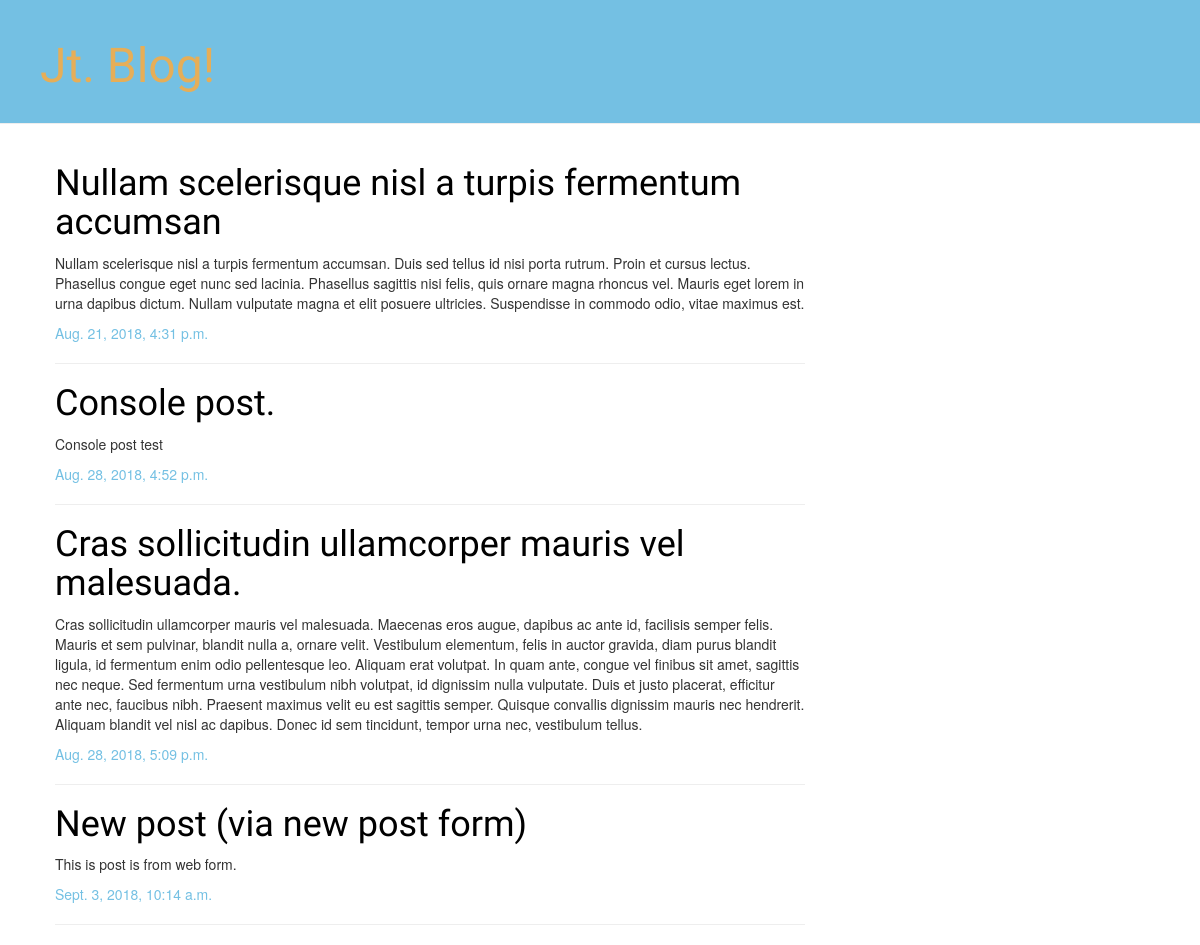
The app's page /, older data.
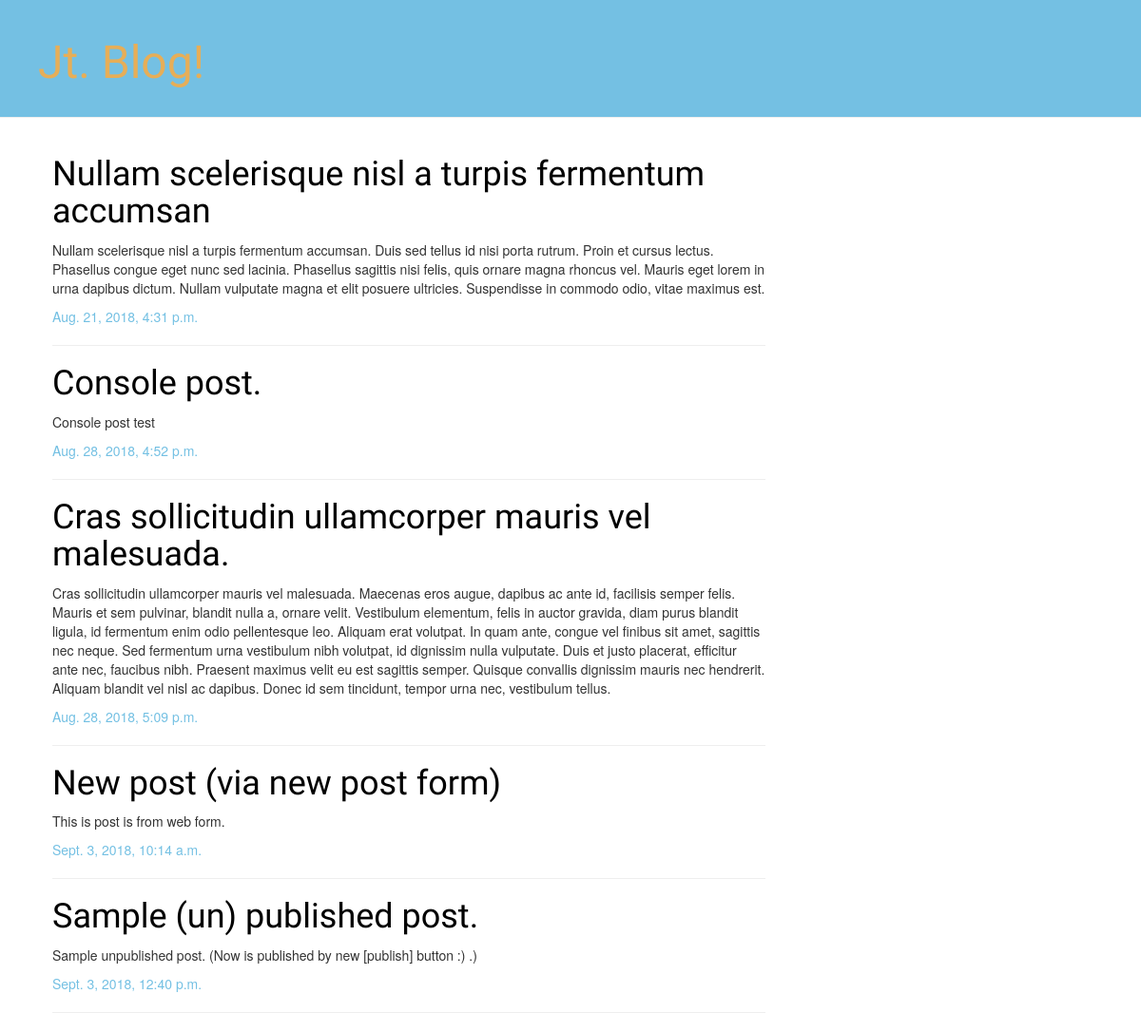
The same page, newer data.
### blog/models.py (models this page shows, shortened)
class Post(models.Model):
    author = models.ForeignKey('auth.User', on_delete=models.CASCADE)
    title = models.CharField(max_length=200)
    text = models.TextField()
    created_date = models.DateTimeField(
            default=timezone.now)
    published_date = models.DateTimeField(
            blank=True, null=True)

### blog/views.py (the view)
# urls.py: path('', views.post_list, name='post_list'),
def post_list(request):
    posts = Post.objects.filter(published_date__lte=timezone.now()).order_by('published_date')
    return render(request, 'blog/post_list.html', {'posts': posts})

### blog/templates/blog/post_list.html
{% extends 'blog/base.html' %}
{% block content %}
    {% for post in posts %}
        <div class="post">
            <h1><a href="{% url 'post_detail' pk=post.pk %}">{{ post.title }}</a></h1>
            <p>{{ post.text|linebreaksbr }}</p>
            <div class="date">
                {{ post.published_date }}
            </div>
            <hr>
        </div>
    {% endfor %}
{% endblock %}

Row changes from the older to the newer data that the page shows:
added Post: title "Sample (un) published post.", text "Sample unpublished post. (Now is published by new [publish] button :) .)", published_date "Sept. 3, 2018, 12:40 p.m."
